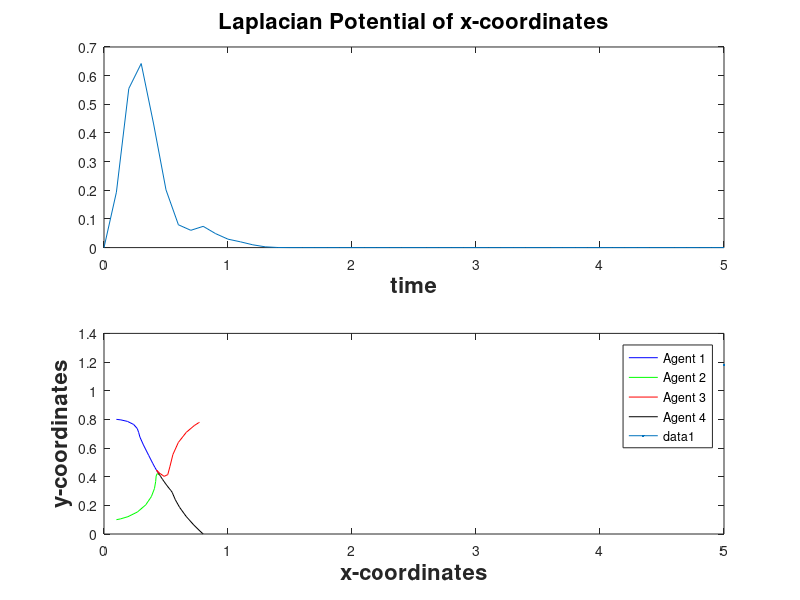

MATLAB code to generate this figure: (Note: this script raises an error after producing the figure.)
clc;clear;
k = 1;
D = [1 0 0 0 1;-1 1 0 -1 0;0 -1 1 0 -1;0 0 -1 1 0];
x0 = [0.1 0.1 0.77 0.8]';
y0 = [0.8 0.1 0.78 0]';
t = 0:0.1:5;
% g1 = (t.^2+1).*(t.^2+1).*(sin(t).^2);
L = zeros(4,4,length(t));
LapPotx = zeros(length(t),1);
LapPoty = zeros(length(t),1);


% for i=1:5
% g_sq(i,:) = (t.^2+1).*(t.^2+1).*(sin(i*t).^2);
% end

[t,x] = ode45(@(t,x) -k*D*diag([(t^2+1)^2*(sin(t)^2) (t^2+1)^2*(sin(2*t)^2) (t^2+1)^2*(sin(3*t)^2) (t^2+1)^2*(sin(4*t)^2) (t.^2+1)^2*(sin(5*t)^2)])*D'*x,t, x0); 
[t,y] = ode45(@(t,y) -k*D*diag([(t^2+1)^2*(sin(t)^2) (t^2+1)^2*(sin(2*t)^2) (t^2+1)^2*(sin(3*t)^2) (t^2+1)^2*(sin(4*t)^2) (t^2+1)^2*(sin(5*t)^2)])*D'*y,t, y0); 

T=0:0.1:5;
    for i =1:length(T),
      t=T(i);
L(:,:,i) = D*diag([(t.^2+1).*(t.^2+1).*(sin(t).^2),...
                   (t.^2+1).*(t.^2+1).*(sin(2*t).^2),...
                   (t.^2+1).*(t.^2+1).*(sin(3*t).^2),...
                   (t.^2+1).*(t.^2+1).*(sin(4*t).^2),... 
                   (t.^2+1).*(t.^2+1).*(sin(5*t).^2)])*D';
               LapPotx(i,1) = x(i,:)*L(:,:,i)*x(i,:)';
                              LapPoty(i,1) = y(i,:)*L(:,:,i)*y(i,:)';

    end
   
    
subplot(2,1,1)
plot(T,LapPotx)
xlabel('time','fontweight','bold','fontsize',16);
title('Laplacian Potential of x-coordinates','fontweight','bold','fontsize',16);
subplot(2,1,2)
plot(T,LapPoty)
xlabel('time','fontweight','bold','fontsize',16);
title('Laplacian Potential of y-coordinates','fontweight','bold','fontsize',16);

figure(1)
plot(x(:,1),y(:,1),'b')
hold on;
plot(x(:,2),y(:,2),'g')
hold on;
plot(x(:,3),y(:,3),'r')
hold on;
plot(x(:,4),y(:,4),'k')
xlabel('x-coordinates','fontweight','bold','fontsize',16);
ylabel('y-coordinates','fontweight','bold','fontsize',16);
legend('Agent 1','Agent 2','Agent 3','Agent 4')



% % Spanning tree edges
% 
xe = D'*x';
xe = xe';
xT = xe(:,1:3);
norm_xT = zeros(1,length(t));
for i =1:length(t)
    norm_xT(i) = norm(xe(i,:));
end
 plot(t,norm_xT') % Possible error in plot

% For n = 3 and triangle topology 

k = 1;
D = [-1 0 1;1 -1 0;0 1 -1];
x0 = [0.1 0.5 1]';
y0 = [1.5 0.9 2]';
t = 0:0.1:5;
LapPotx = zeros(length(t),1);
LapPoty = zeros(length(t),1);

% for i=1:5
% g_sq(i,:) = (t.^2+1).*(t.^2+1).*(sin(i*t).^2);
% end

[t,x] = ode45(@(t,x) -k*D*diag([(t^2+1)^2*(sin(t)^2) (t^2+1)^2*(sin(2*t)^2) (t^2+1)^2*(sin(3*t)^2)])*D'*x,t, x0); 
[t,y] = ode45(@(t,y) -k*D*diag([(t^2+1)^2*(sin(t)^2) (t^2+1)^2*(sin(2*t)^2) (t^2+1)^2*(sin(3*t)^2)])*D'*y,t, y0); 

T=0:0.1:5;
    for i =1:length(T),
      t=T(i);
L(:,:,i) = D*diag([(t.^2+1).*(t.^2+1).*(sin(t).^2),...
                   (t.^2+1).*(t.^2+1).*(sin(2*t).^2),...
                   (t.^2+1).*(t.^2+1).*(sin(3*t).^2)
              ])*D';
               LapPotx(i,1) = x(i,:)*L(:,:,i)*x(i,:)';
                              LapPoty(i,1) = y(i,:)*L(:,:,i)*y(i,:)';

    end
   
    
subplot(2,1,1)
plot(T,LapPotx)
xlabel('time','fontweight','bold','fontsize',16);
title('Laplacian Potential of x-coordinates','fontweight','bold','fontsize',16);
subplot(2,1,2)
plot(T,LapPoty)
xlabel('time','fontweight','bold','fontsize',16);
title('Laplacian Potential of y-coordinates','fontweight','bold','fontsize',16);

figure(1)
plot(x(:,1),y(:,1),'k')
hold on;
plot(x(:,2),y(:,2),'g')
hold on;
plot(x(:,3),y(:,3),'r')
xlabel('x-coordinates','fontweight','bold','fontsize',16);
ylabel('y-coordinates','fontweight','bold','fontsize',16);
legend('Agent 1','Agent 2','Agent 3')

% For n = 6 and ~hexagon topology


k = 1;
D = [-1 0 0 0 -1 0 0 0 1;1 -1 0 0 0 0 0 0 -1;0 0 0 1 1 -1 0 0 0;0 1 -1 0 0 0 0 1 0;0 0 1 -1 0 1 -1 0 0;0 0 0 0 0 0 1 -1 0];
x0 = [0.1 0.1 1 2.5 0 2]';
y0 = [1.5 0.9 2 0 3 1]';
t = 0:0.1:5; % Start diverging with higher t? 

LapPotx = zeros(length(t),1);
LapPoty = zeros(length(t),1);
% for i=1:5
% g_sq(i,:) = (t.^2+1).*(t.^2+1).*(sin(i*t).^2);
% end

[t,x] = ode45(@(t,x) -D*diag([(t^2+1)^2*(sin(t)^2) (t^2+1)^2*(sin(2*t)^2) (t^2+1)^2*(sin(3*t)^2) (t^2+1)^2*(sin(4*t)^2) (t^2+1)^2*(sin(5*t)^2) (t^2+1)^2*(sin(6*t)^2) (t^2+1)^2*(sin(7*t)^2) (t^2+1)^2*(sin(8*t)^2) (t^2+1)^2*(sin(9*t)^2)])*D'*x,t, x0); 
[t,y] = ode45(@(t,y) -D*diag([(t^2+1)^2*(sin(t)^2) (t^2+1)^2*(sin(2*t)^2) (t^2+1)^2*(sin(3*t)^2) (t^2+1)^2*(sin(4*t)^2) (t^2+1)^2*(sin(5*t)^2) (t^2+1)^2*(sin(6*t)^2) (t^2+1)^2*(sin(7*t)^2) (t^2+1)^2*(sin(8*t)^2) (t^2+1)^2*(sin(9*t)^2)])*D'*y,t, y0); 

T=0:0.1:5;
    for i =1:length(T),
      t=T(i);
L(:,:,i) = D*diag([(t.^2+1).*(t.^2+1).*(sin(t).^2),...
                   (t.^2+1).*(t.^2+1).*(sin(2*t).^2),...
                   (t.^2+1).*(t.^2+1).*(sin(3*t).^2),...
                   (t.^2+1).*(t.^2+1).*(sin(4*t).^2),... 
                   (t.^2+1).*(t.^2+1).*(sin(5*t).^2),...
                   (t.^2+1).*(t.^2+1).*(sin(6*t).^2),...
                   (t.^2+1).*(t.^2+1).*(sin(7*t).^2),...
                   (t.^2+1).*(t.^2+1).*(sin(8*t).^2),...
                   (t.^2+1).*(t.^2+1).*(sin(9*t).^2)])*D';
               LapPotx(i,1) = x(i,:)*L(:,:,i)*x(i,:)';
                              LapPoty(i,1) = y(i,:)*L(:,:,i)*y(i,:)';

    end
   
    
subplot(2,1,1)
plot(T,LapPotx)
xlabel('time','fontweight','bold','fontsize',16);
title('Laplacian Potential of x-coordinates','fontweight','bold','fontsize',16);
subplot(2,1,2)
plot(T,LapPoty)
xlabel('time','fontweight','bold','fontsize',16);
title('Laplacian Potential of y-coordinates','fontweight','bold','fontsize',16);


figure(1)
plot(x(:,1),y(:,1),'c')
hold on;
plot(x(:,2),y(:,2),'g')
hold on;
plot(x(:,3),y(:,3),'r')
hold on;
plot(x(:,4),y(:,4) ,'b')
hold on;
plot(x(:,5),y(:,5),'m')
hold on;
plot(x(:,6),y(:,6),'k')
xlabel('x-coordinates','fontweight','bold','fontsize',16);
ylabel('y-coordinates','fontweight','bold','fontsize',16);
legend('Agent 1','Agent 2','Agent 3','Agent 4','Agent 5','Agent 6')

% For n = 3, triangle topology and double integrator dynamics 

k = 1;
n = 3;
D = [-1 0 1;1 -1 0;0 1 -1];
x0 = [0.1 0.1 1]';
x0_dot = [0 0 0]';
y0 = [1.5 0.9 2]';
y0_dot = [0 0 0]';
z0 = [x0;x0_dot];
w0 = [y0;y0_dot];
t = 0:0.1:20;
g=1;

% for i=1:5
% g_sq(i,:) = (t.^2+1).*(t.^2+1).*(sin(i*t).^2);
% end

[t,z] = ode45(@(t,z) kron([zeros(n,n) eye(n);-D*diag([(t^2+1)^2*(sin(t)^2) (t^2+1)^2*(sin(2*t)^2) (t^2+1)^2*(sin(3*t)^2)])*D' -g*D*diag([(t^2+1)^2*(sin(t)^2) (t^2+1)^2*(sin(2*t)^2) (t^2+1)^2*(sin(3*t)^2)])*D'], 1)*z,t,z0); 
[t,w] = ode45(@(t,w) kron([zeros(n,n) eye(n);-D*diag([(t^2+1)^2*(sin(t)^2) (t^2+1)^2*(sin(2*t)^2) (t^2+1)^2*(sin(3*t)^2)])*D' -g*D*diag([(t^2+1)^2*(sin(t)^2) (t^2+1)^2*(sin(2*t)^2) (t^2+1)^2*(sin(3*t)^2)])*D'], 1)*w,t,w0); 

x = z(:,1:3);
y = w(:,1:3);
figure(1)
plot(x(:,1),y(:,1),'k')
hold on;
plot(x(:,2),y(:,2),'g')
hold on;
plot(x(:,3),y(:,3),'r')
xlabel('x-coordinates','fontweight','bold','fontsize',16);
ylabel('y-coordinates','fontweight','bold','fontsize',16);
legend('Agent 1','Agent 2','Agent 3')

% For n = 4, square topology and double integrator dynamics 
clc;clear;
k = 1;
n = 4;
D = [1 0 0 0 1;-1 1 0 -1 0;0 -1 1 0 -1;0 0 -1 1 0];
x0 = [0.1 0.1 0.77 0.78]';
x0_dot = [0 0 0 0]';
y0 = [1.5 0.9 1.78 0]';
y0_dot = [0 0 0 0]';
z0 = [x0;x0_dot];
w0 = [y0;y0_dot];
t = 0:0.1:20;
g = 1;
[t,z] = ode45(@(t,z) kron([zeros(n,n) eye(n);-D*diag([(t^2+1)^2*(sin(t)^2) (t^2+1)^2*(sin(2*t)^2) (t^2+1)^2*(sin(3*t)^2) (t^2+1)^2*(sin(4*t)^2) (t^2+1)^2*(sin(5*t)^2)])*D' -g*D*diag([(t^2+1)^2*(sin(t)^2) (t^2+1)^2*(sin(2*t)^2) (t^2+1)^2*(sin(3*t)^2) (t^2+1)^2*(sin(4*t)^2) (t^2+1)^2*(sin(5*t)^2)])*D'], 1)*z,t,z0); 
[t,w] = ode45(@(t,w) kron([zeros(n,n) eye(n);-D*diag([(t^2+1)^2*(sin(t)^2) (t^2+1)^2*(sin(2*t)^2) (t^2+1)^2*(sin(3*t)^2) (t^2+1)^2*(sin(4*t)^2) (t^2+1)^2*(sin(5*t)^2)])*D' -g*D*diag([(t^2+1)^2*(sin(t)^2) (t^2+1)^2*(sin(2*t)^2) (t^2+1)^2*(sin(3*t)^2) (t^2+1)^2*(sin(4*t)^2) (t^2+1)^2*(sin(5*t)^2)])*D'], 1)*w,t,w0); 
x = z(:,1:4);
y = w(:,1:4);
figure(1)
plot(x(:,1),y(:,1),'b')
hold on;
plot(x(:,2),y(:,2),'g')
hold on;
plot(x(:,3),y(:,3),'r')
hold on;
plot(x(:,4),y(:,4),'k')
xlabel('x-coordinates','fontweight','bold','fontsize',16);
ylabel('y-coordinates','fontweight','bold','fontsize',16);
legend('Agent 1','Agent 2','Agent 3','Agent 4')

% Simple communication delay case
s = tf('s')
sys = exp(-0.1*s);    
sysx = pade(sys,3);
x0 = randn(10,1);
D = diag([2 3 4 4 4 4 4 4 3 2]);
A = [0 1 1 0 0 0 0 0 0 0;1 0 1 1 0 0 0 0 0 0;1 1 0 1 1 0 0 0 0 0;0 1 1 0 1 1 0 0 0 0;0 0 1 1 0 1 1 0 0 0;0 0 0 1 1 0 1 1 0 0;0 0 0 0 1 1 0 1 1 0;0 0 0 0 0 1 1 0 1 1;0 0 0 0 0 0 1 1 0 1;0 0 0 0 0 0 0 1 1 0];
L = D-A;
sol = dde23(@ddefun,[0.1,0.1,0.1,0.1,0.1,0.1,0.1,0.1,0.1,0.1],x0,[0 5]);
H = 1/(s+L*sysx);
K = H*x0;
[y,t] = impulse(K)


sol = dde23('ddefun',[1 1 1 1 1 1 1 1 1 1],[0 0 0 0 0 0 0 0 0 0],[0, 100]);

% Non-linear protocol case

x0 = [0.1 0.5 1]';
y0 = [1.5 0.9 2]';
t = 0:0.01:5;
[t,x] = ode45(@vdp1,t,x0);
[t,y] = ode45(@vdp1,t,y0);

figure(1)
plot(x(:,1),y(:,1),'k')
hold on;
plot(x(:,2),y(:,2),'g')
hold on;
plot(x(:,3),y(:,3),'r')
xlabel('x-coordinates','fontweight','bold','fontsize',16);
ylabel('y-coordinates','fontweight','bold','fontsize',16);
legend('Agent 1','Agent 2','Agent 3')
subplot(2,1,1)
plot(t,x)
xlabel('time','fontweight','bold','fontsize',16);
ylabel('x-coordinates','fontweight','bold','fontsize',16);
legend('Agent 1','Agent 2','Agent 3')
subplot(2,1,2)
plot(t,y)
xlabel('time','fontweight','bold','fontsize',16);
ylabel('y-coordinates','fontweight','bold','fontsize',16);
legend('Agent 1','Agent 2','Agent 3')

% For n = 6 and ~hexagon topology, Double Integrator case

k = 1;
n = 6;
D = [-1 0 0 0 -1 0 0 0 1;1 -1 0 0 0 0 0 0 -1;0 0 0 1 1 -1 0 0 0;0 1 -1 0 0 0 0 1 0;0 0 1 -1 0 1 -1 0 0;0 0 0 0 0 0 1 -1 0];
x0 = [0.1 0.1 1 2.5 0 2]';
x0_dot = [0 0 0 0 0 0]';
y0 = [1.5 0.9 2 0 3 1]';
y0_dot = [0 0 0 0 0 0]';
z0 = [x0;x0_dot];
w0 = [y0;y0_dot];
t = 0:0.1:20; % Start diverging with higher t? 

g = 1;
[t,z] = ode45(@(t,z) kron([zeros(n,n) eye(n);-D*diag([(t^2+1)^2*(sin(t)^2) (t^2+1)^2*(sin(2*t)^2) (t^2+1)^2*(sin(3*t)^2) (t^2+1)^2*(sin(4*t)^2) (t^2+1)^2*(sin(5*t)^2) (t^2+1)^2*(sin(6*t)^2) (t^2+1)^2*(sin(7*t)^2) (t^2+1)^2*(sin(8*t)^2) (t^2+1)^2*(sin(9*t)^2)])*D' -g*D*diag([(t^2+1)^2*(sin(t)^2) (t^2+1)^2*(sin(2*t)^2) (t^2+1)^2*(sin(3*t)^2) (t^2+1)^2*(sin(4*t)^2) (t^2+1)^2*(sin(5*t)^2) (t^2+1)^2*(sin(6*t)^2) (t^2+1)^2*(sin(7*t)^2) (t^2+1)^2*(sin(8*t)^2) (t^2+1)^2*(sin(9*t)^2)])*D'], 1)*z,t,z0); 
[t,w] = ode45(@(t,w) kron([zeros(n,n) eye(n);-D*diag([(t^2+1)^2*(sin(t)^2) (t^2+1)^2*(sin(2*t)^2) (t^2+1)^2*(sin(3*t)^2) (t^2+1)^2*(sin(4*t)^2) (t^2+1)^2*(sin(5*t)^2) (t^2+1)^2*(sin(6*t)^2) (t^2+1)^2*(sin(7*t)^2) (t^2+1)^2*(sin(8*t)^2) (t^2+1)^2*(sin(9*t)^2)])*D' -g*D*diag([(t^2+1)^2*(sin(t)^2) (t^2+1)^2*(sin(2*t)^2) (t^2+1)^2*(sin(3*t)^2) (t^2+1)^2*(sin(4*t)^2) (t^2+1)^2*(sin(5*t)^2) (t^2+1)^2*(sin(6*t)^2) (t^2+1)^2*(sin(7*t)^2) (t^2+1)^2*(sin(8*t)^2) (t^2+1)^2*(sin(9*t)^2)])*D'], 1)*w,t,w0);
figure(1)
plot(x(:,1),y(:,1),'c')
hold on;
plot(x(:,2),y(:,2),'g')
hold on;
plot(x(:,3),y(:,3),'r')
hold on;
plot(x(:,4),y(:,4) ,'b')
hold on;
plot(x(:,5),y(:,5),'m')
hold on;
plot(x(:,6),y(:,6),'k')
xlabel('x-coordinates','fontweight','bold','fontsize',16);
ylabel('y-coordinates','fontweight','bold','fontsize',16);
legend('Agent 1','Agent 2','Agent 3','Agent 4','Agent 5','Agent 6')

% For n = 3 and triangle topology, constant weights

k = 1;
D = [-1 0 1;1 -1 0;0 1 -1];
x0 = [0.1 0.1 1]';
y0 = [1.5 0.9 2]';
t = 0:0.1:20;
W = eye(3);

% for i=1:5
% g_sq(i,:) = (t.^2+1).*(t.^2+1).*(sin(i*t).^2);
% end

[t,x] = ode45(@(t,x) -D*W*D'*x,t, x0); 
[t,y] = ode45(@(t,y) -D*W*D'*y,t, y0); 
figure(1)
plot(x(:,1),y(:,1),'k')
hold on;
plot(x(:,2),y(:,2),'g')
hold on;
plot(x(:,3),y(:,3),'r')
xlabel('x-coordinates','fontweight','bold','fontsize',16);
ylabel('y-coordinates','fontweight','bold','fontsize',16);
legend('Agent 1','Agent 2','Agent 3')

% For n = 4 and square topology, constant weights

clc;clear;
k = 1;
D = [1 0 0 0 1;-1 1 0 -1 0;0 -1 1 0 -1;0 0 -1 1 0];
x0 = [0.1 0.1 0.77 0.78]';
y0 = [1.5 0.9 1.78 0]';
t = 0:0.1:20;
W = eye(5);

% for i=1:5
% g_sq(i,:) = (t.^2+1).*(t.^2+1).*(sin(i*t).^2);
% end

[t,x] = ode45(@(t,x) -k*D*W*D'*x,t, x0); 
[t,y] = ode45(@(t,y) -k*D*W*D'*y,t, y0); 
figure(1)
plot(x(:,1),y(:,1),'b')
hold on;
plot(x(:,2),y(:,2),'g')
hold on;
plot(x(:,3),y(:,3),'r')
hold on;
plot(x(:,4),y(:,4),'k')
xlabel('x-coordinates','fontweight','bold','fontsize',16);
ylabel('y-coordinates','fontweight','bold','fontsize',16);
legend('Agent 1','Agent 2','Agent 3','Agent 4')

% Lyapunov analysis of spanning tree
clc;clear;
k = 1;
DT = [1 0 0;1 1 0;0 1 1;0 0 1];
x0 = [0.1 0.5 0.9]';
y0 = [0.9 0.5 0.1]';
t = 0:0.1:20;
LT = DT'*DT;
eigLT = inv(diag([eig(LT)])); 
eigV = zeros(length(t),3);

for i =1:length(t)
   v = eigLT*LT*diag([(t.^2+1).*(t.^2+1).*(sin(t).^2) (t.^2+1).*(t.^2+1).*(sin(2*t).^2) (t.^2+1).*(t.^2+1).*(sin(3*t).^2)]);
   eigV(i,:) = eig(v+v'); 
end












